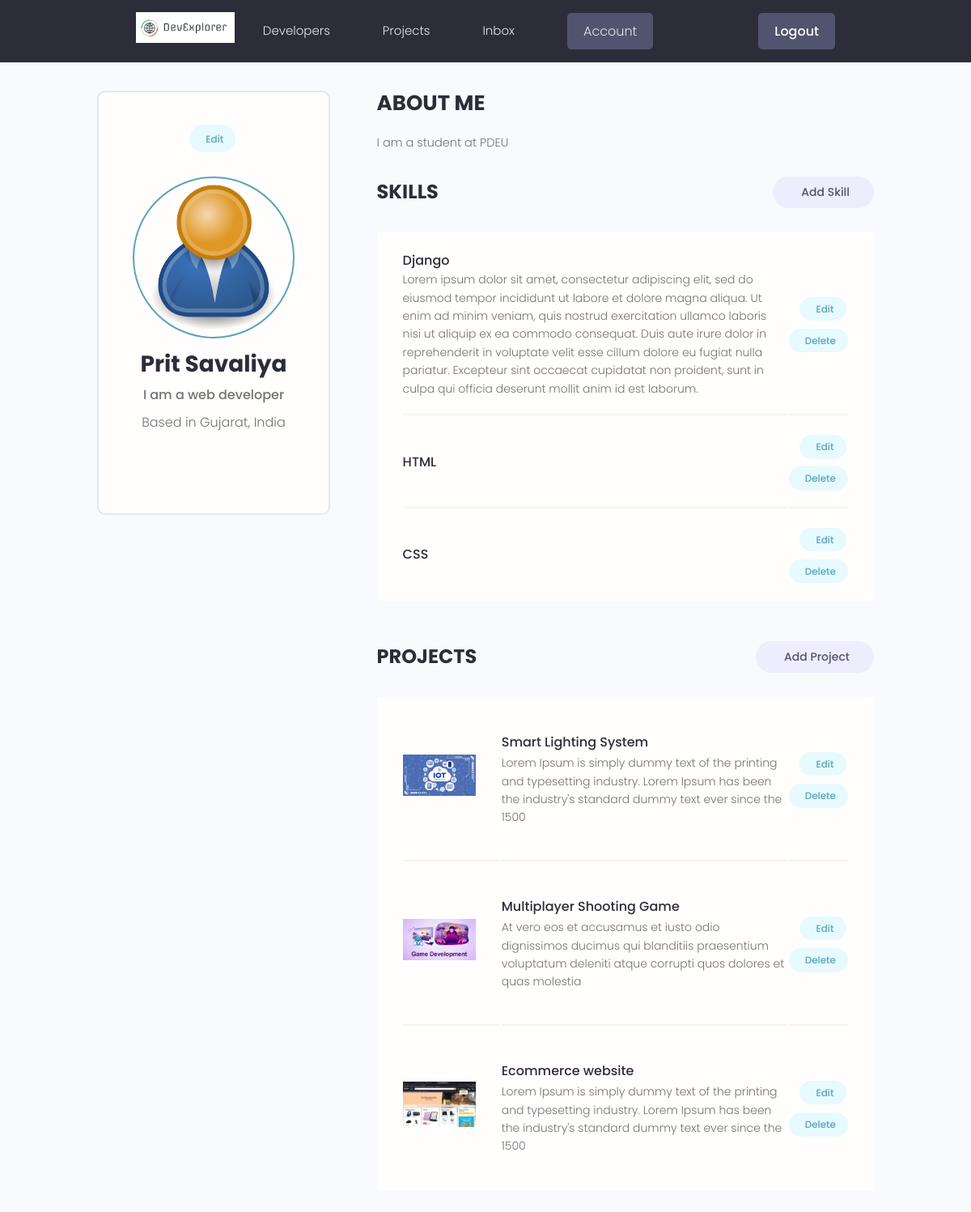
The app's page /account/ (signed in), older data.
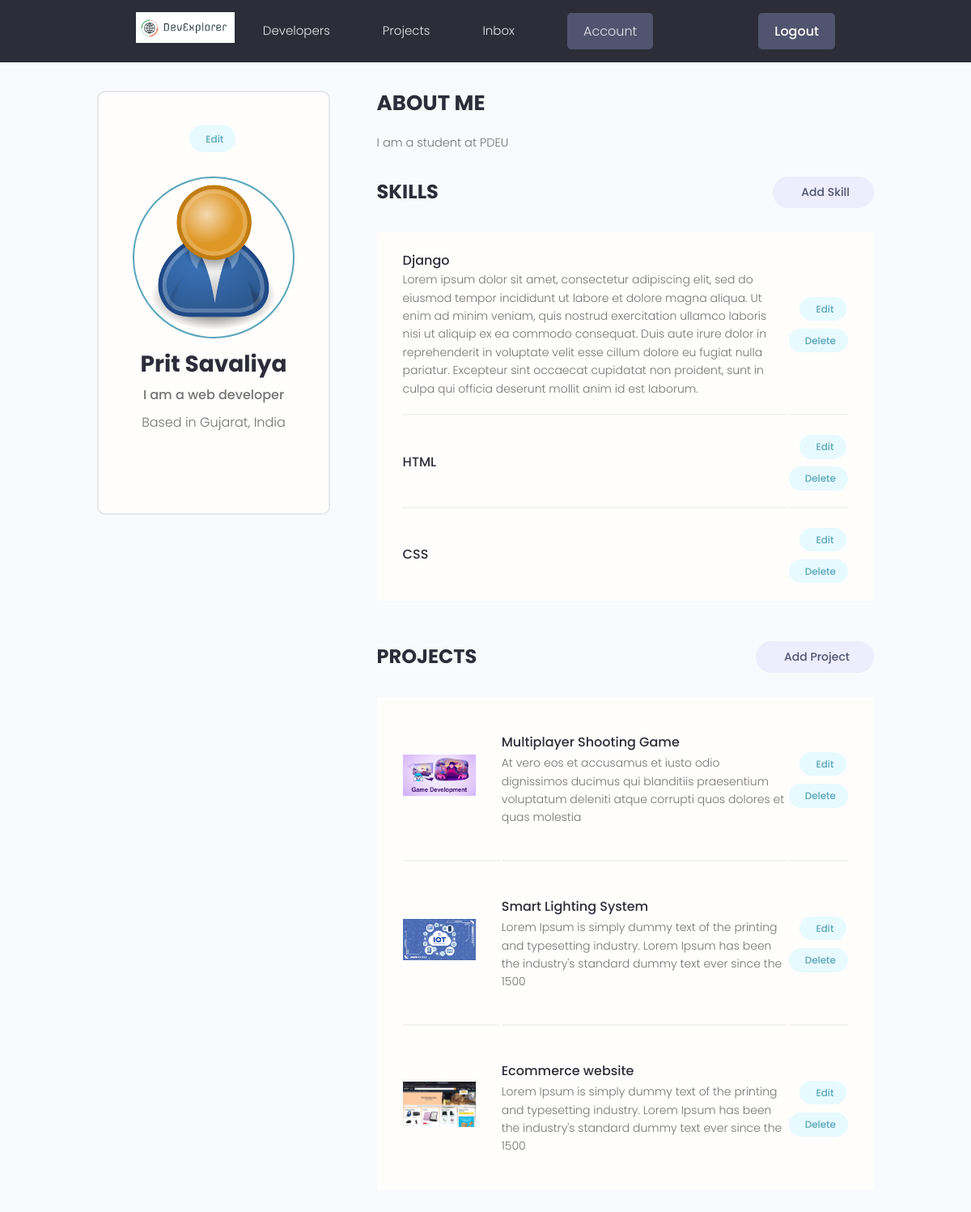
The same page, newer data.
### users/models.py (models this page shows, shortened)
class Skill(models.Model):
    owner = models.ForeignKey(
        Profile, on_delete=models.CASCADE, null=True, blank=True)
    name = models.CharField(max_length=200, blank=True, null=True)
    description = models.TextField(blank=True, null=True)
    created = models.DateTimeField(auto_now_add=True)
    id = models.UUIDField(default=uuid.uuid4, unique=True,
                          primary_key=True, editable=False)

### projects/models.py (models this page shows, shortened)
class Project(models.Model):
    owner = models.ForeignKey(
        Profile, null=True, blank=True, on_delete=models.SET_NULL)
    title = models.CharField(max_length=200)
    description = models.TextField(null=True, blank=True)
    featured_image = models.ImageField(
        null=True, blank=True, default='default.jpg')
    demo_link = models.CharField(max_length=2000, null=True, blank=True)
    source_link = models.CharField(max_length=2000, null=True, blank=True)
    tags = models.ManyToManyField('Tag', blank=True)
    vote_total = models.IntegerField(default=0, null=True, blank=True)
    vote_ratio = models.IntegerField(default=0, null=True, blank=True)
    created = models.DateTimeField(auto_now_add=True)
    id = models.UUIDField(default=uuid.uuid4, unique=True,
                          primary_key=True, editable=False)
    class Meta:
        ordering = ['-vote_ratio', '-vote_total', 'title']

### users/views.py (the view)
# urls.py: path('account/', views.userAccount, name="account"),
@login_required(login_url='login')
def userAccount(request):
    profile = request.user.profile
    skills = profile.skill_set.all()
    projects = profile.project_set.all()
    context = {'profile': profile, 'skills': skills, 'projects': projects}
    return render(request, 'users/account.html', context)

### users/templates/users/account.html (shortened to what this page needs)
{% extends 'main.html' %} {% block content %}
<main class="settingsPage profile my-md">
  <div class="container">
    <div class="layout">
      <div class="column column--1of3">
        <div class="card text-center">
          <div class="card__body dev">
            <a class="tag tag--pill tag--main settings__btn" href="{% url 'edit-account' %}">
              Edit</a>
            <img class="avatar avatar--xl dev__avatar" src="{{profile.profile_image.url}}" />
            <h2 class="dev__name">{{profile.name}}</h2>
            <p class="dev__title">{{profile.short_intro}}</p>
            <p class="dev__location">Based in {{profile.location}}</p>
          </div>
        </div>
      </div>
      <div class="column column--2of3">
        <div class="devInfo">
          <h3 class="devInfo__title">About Me</h3>
          <p class="devInfo__about">{{profile.bio}}</p>
        </div>
        <div class="settings">
          <h3 class="settings__title">Skills</h3>
          <a class="tag tag--pill tag--sub settings__btn tag--lg" href="{% url 'create-skill' %}"> Add Skill</a>
        </div>
        <table class="settings__table">
          {% for skill in skills %}
          <tr>
            <td class="settings__tableInfo">
              <h4>{{skill.name}}</h4>
              <p>{{skill.description}}</p>
            </td>
            <td class="settings__tableActions">
              <a class="tag tag--pill tag--main settings__btn" href="{% url 'update-skill' skill.id %}"> Edit</a>
              <a class="tag tag--pill tag--main settings__btn" href="{% url 'delete-skill' skill.id %}?next=/account"> Delete</a>
            </td>
          </tr>
          {% endfor %}
        </table>
        <div class="settings">
          <h3 class="settings__title">Projects</h3>
          <a class="tag tag--pill tag--sub settings__btn tag--lg" href="{% url 'create-project' %}"> Add Project</a>
        </div>
        <table class="settings__table">
          {% for project in projects %}
          <tr>
            <td class="settings__thumbnail">
              <a href="{% url 'project' project.id %}"><img src="{{project.featured_image.url}}"
                  alt="Project Thumbnail" /></a>
            </td>
            <td class="settings__tableInfo">
              <a href="{% url 'project' project.id %}">{{project.title}}</a>
              <p>{{project.description|slice:"150"}}</p>
            </td>
            <td class="settings__tableActions">
              <a class="tag tag--pill tag--main settings__btn" href="{% url 'update-project' project.id %}"> Edit</a>
              <a class="tag tag--pill tag--main settings__btn"
                href="{% url 'delete-project' project.id %}?next=/account">
                Delete</a>
            </td>
          </tr>
          {% endfor %}
        </table>
      </div>
    </div>
  </div>
</main>
{% endblock %}

Row changes from the older to the newer data that the page shows:
changed Project "Multiplayer Shooting Game": moves up the list
